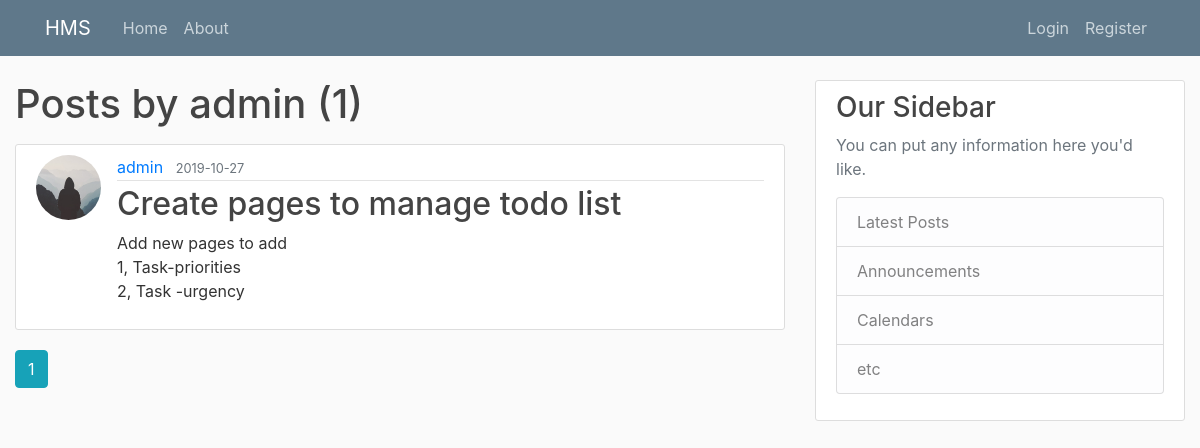
The app's page /user/admin, older data.
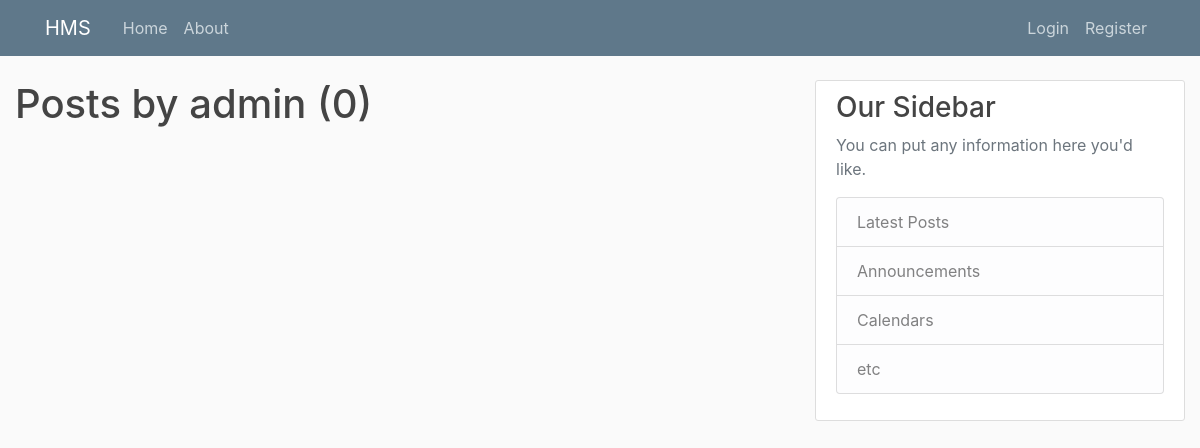
The same page, newer data.
### app/models.py (models this page shows, shortened)
class Post(db.Model):
    id = db.Column(db.Integer, primary_key=True)
    title = db.Column(db.String(100), nullable=False)
    date_posted = db.Column(
        db.DateTime(), nullable=False, default=datetime.utcnow)
    content = db.Column(db.Text(), nullable=False)
    user_id = db.Column(db.Integer, db.ForeignKey('users.id'), nullable=False)

class User(db.Model, UserMixin):
    __tablename__ = 'users'
    id = db.Column(db.Integer, primary_key=True)
    active = db.Column('is_active', db.Boolean(),
                       nullable=False, server_default='1')
    username = db.Column(db.String(20), unique=True, nullable=False)
    email = db.Column(db.String(255, collation='NOCASE'),
                      nullable=False, unique=True)
    email_confirmed_at = db.Column(db.DateTime())
    password = db.Column(db.String(255), nullable=False, server_default='')
    image_file = db.Column(db.String(20), nullable=False,
                           default='default.jpg')
    first_name = db.Column(db.String(100, collation='NOCASE'),
                           nullable=False, server_default='')
    last_name = db.Column(db.String(100, collation='NOCASE'),
                          nullable=False, server_default='')
    roles = db.relationship('Role', secondary='user_roles')
    posts = db.relationship('Post', backref='author', lazy=True)
    todoLists = db.relationship('ToDoList', backref="user", lazy=True)

### app/users/routes.py (the view)
@users.route('/user/<string:username>')
def user_posts(username):
    page = request.args.get('page', 1, type=int)
    user = User.query.filter_by(username=username).first_or_404()
    posts = Post.query.filter_by(author=user)\
        .order_by(Post.date_posted.desc())\
        .paginate(page=page, per_page=5)
    return render_template('/users/user_posts.html', posts=posts, user=user)

### app/templates/users/user_posts.html
{% extends "layout.html" %}
{% block content %}
<h1 class="mb-3">Posts by {{ user.username }} ({{posts.total}})</h1>
{% for post in posts.items %}
<article class="media content-section">
    <img src="{{ url_for('static', filename='profile_pics/' + post.author.image_file) }}" class="rounded-circle article-img">
    <div class="media-body">
        <div class="article-metadata">
            <a class="mr-2" href="{{ url_for('users.user_posts', username=post.author.username)}}">{{ post.author.username }}</a>
            <small class="text-muted">{{ post.date_posted.strftime('%Y-%m-%d') }}</small>
        </div>
        <h2><a class="article-title" href="{{ url_for('posts.post', post_id=post.id)}}">{{ post.title }}</a></h2>
        <p class="article-content">{{ post.content }}</p>
    </div>
</article>
{% endfor %}
{% for page_num in posts.iter_pages(left_edge=1, right_edge=1, left_current=1, right_current=2) %}
    {% if page_num %}
        {% if posts.page == page_num %}
        <a class="btn btn-info mb-4" href="{{ url_for('users.user_posts', page=page_num, username=user.username)}}">{{ page_num }}</a>
        {% else %}
            <a class="btn btn-outline-info mb-4" href="{{ url_for('users.user_posts', page=page_num, username=user.username)}}">{{ page_num }}</a>
        {% endif %}
    {% else %}
        ...
    {% endif %}
{% endfor%}
{% endblock content%}

Row changes from the older to the newer data that the page shows:
removed Post: image_file (placeholder picture), author.username "admin", date_posted "2019-10-27", title "Create pages to manage todo list", content "Add new pages to add 1, Task-priorities 2, Task -urgency"
Text that changed along with them:
{{ posts.total }}: "1" → "0"
list line gone: "1"
